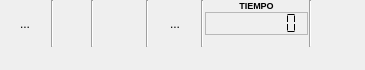
<?xml version="1.0" encoding="UTF-8"?>
<ui version="4.0">
 <class>dockIndicadores</class>
 <widget class="QDockWidget" name="dockIndicadores">
  <property name="geometry">
   <rect>
    <x>0</x>
    <y>0</y>
    <width>365</width>
    <height>70</height>
   </rect>
  </property>
  <property name="sizePolicy">
   <sizepolicy hsizetype="Fixed" vsizetype="Fixed">
    <horstretch>0</horstretch>
    <verstretch>0</verstretch>
   </sizepolicy>
  </property>
  <property name="minimumSize">
   <size>
    <width>80</width>
    <height>38</height>
   </size>
  </property>
  <property name="maximumSize">
   <size>
    <width>524287</width>
    <height>524287</height>
   </size>
  </property>
  <property name="autoFillBackground">
   <bool>true</bool>
  </property>
  <property name="floating">
   <bool>true</bool>
  </property>
  <property name="features">
   <set>QDockWidget::AllDockWidgetFeatures</set>
  </property>
  <property name="windowTitle">
   <string>Indicadores de Estado</string>
  </property>
  <widget class="QWidget" name="dockWidgetContents">
   <widget class="QWidget" name="layoutWidget">
    <property name="geometry">
     <rect>
      <x>0</x>
      <y>0</y>
      <width>361</width>
      <height>47</height>
     </rect>
    </property>
    <layout class="QHBoxLayout" name="horizontalLayout">
     <property name="spacing">
      <number>1</number>
     </property>
     <item>
      <widget class="QToolButton" name="btnConfiguraciones">
       <property name="maximumSize">
        <size>
         <width>50</width>
         <height>45</height>
        </size>
       </property>
       <property name="toolTip">
        <string>&lt;html&gt;&lt;head/&gt;&lt;body&gt;&lt;p&gt;Configuraciones&lt;/p&gt;&lt;/body&gt;&lt;/html&gt;</string>
       </property>
       <property name="text">
        <string>...</string>
       </property>
       <property name="icon">
        <iconset resource="images.qrc">
         <normaloff>:/imagenes/Gear.ico</normaloff>:/imagenes/Gear.ico</iconset>
       </property>
       <property name="iconSize">
        <size>
         <width>50</width>
         <height>45</height>
        </size>
       </property>
       <property name="autoRaise">
        <bool>true</bool>
       </property>
      </widget>
     </item>
     <item>
      <widget class="Line" name="line">
       <property name="orientation">
        <enum>Qt::Vertical</enum>
       </property>
      </widget>
     </item>
     <item>
      <widget class="QLabel" name="OctaveEstado">
       <property name="maximumSize">
        <size>
         <width>35</width>
         <height>35</height>
        </size>
       </property>
       <property name="toolTip">
        <string>&lt;html&gt;&lt;head/&gt;&lt;body&gt;&lt;p&gt;Octave&lt;/p&gt;&lt;/body&gt;&lt;/html&gt;</string>
       </property>
       <property name="text">
        <string/>
       </property>
       <property name="pixmap">
        <pixmap resource="images.qrc">:/imagenes/logoOctave.png</pixmap>
       </property>
       <property name="scaledContents">
        <bool>true</bool>
       </property>
      </widget>
     </item>
     <item>
      <widget class="Line" name="line_4">
       <property name="lineWidth">
        <number>1</number>
       </property>
       <property name="orientation">
        <enum>Qt::Vertical</enum>
       </property>
      </widget>
     </item>
     <item>
      <widget class="QToolButton" name="btnStopOctave">
       <property name="maximumSize">
        <size>
         <width>50</width>
         <height>45</height>
        </size>
       </property>
       <property name="text">
        <string/>
       </property>
       <property name="icon">
        <iconset resource="images.qrc">
         <normaloff>:/imagenes/stop.png</normaloff>:/imagenes/stop.png</iconset>
       </property>
       <property name="iconSize">
        <size>
         <width>50</width>
         <height>45</height>
        </size>
       </property>
       <property name="autoRaise">
        <bool>true</bool>
       </property>
      </widget>
     </item>
     <item>
      <widget class="Line" name="line_5">
       <property name="orientation">
        <enum>Qt::Vertical</enum>
       </property>
      </widget>
     </item>
     <item>
      <widget class="QToolButton" name="toolButton_2">
       <property name="maximumSize">
        <size>
         <width>50</width>
         <height>45</height>
        </size>
       </property>
       <property name="text">
        <string>...</string>
       </property>
       <property name="icon">
        <iconset resource="images.qrc">
         <normaloff>:/imagenes/start.png</normaloff>:/imagenes/start.png</iconset>
       </property>
       <property name="iconSize">
        <size>
         <width>50</width>
         <height>45</height>
        </size>
       </property>
       <property name="autoRaise">
        <bool>true</bool>
       </property>
      </widget>
     </item>
     <item>
      <widget class="Line" name="line_2">
       <property name="orientation">
        <enum>Qt::Vertical</enum>
       </property>
      </widget>
     </item>
     <item>
      <layout class="QFormLayout" name="formLayout">
       <item row="1" column="0" colspan="2">
        <widget class="QLCDNumber" name="lcdNumber">
         <property name="minimumSize">
          <size>
           <width>0</width>
           <height>0</height>
          </size>
         </property>
         <property name="font">
          <font>
           <pointsize>6</pointsize>
           <weight>50</weight>
           <bold>false</bold>
          </font>
         </property>
         <property name="layoutDirection">
          <enum>Qt::LeftToRight</enum>
         </property>
         <property name="autoFillBackground">
          <bool>true</bool>
         </property>
         <property name="styleSheet">
          <string notr="true"/>
         </property>
         <property name="frameShape">
          <enum>QFrame::StyledPanel</enum>
         </property>
         <property name="frameShadow">
          <enum>QFrame::Raised</enum>
         </property>
         <property name="lineWidth">
          <number>1</number>
         </property>
         <property name="midLineWidth">
          <number>0</number>
         </property>
         <property name="smallDecimalPoint">
          <bool>false</bool>
         </property>
         <property name="digitCount">
          <number>8</number>
         </property>
         <property name="segmentStyle">
          <enum>QLCDNumber::Flat</enum>
         </property>
        </widget>
       </item>
       <item row="0" column="0" colspan="2">
        <widget class="QLabel" name="label">
         <property name="font">
          <font>
           <pointsize>7</pointsize>
           <weight>75</weight>
           <bold>true</bold>
          </font>
         </property>
         <property name="text">
          <string>TIEMPO</string>
         </property>
         <property name="scaledContents">
          <bool>false</bool>
         </property>
         <property name="alignment">
          <set>Qt::AlignCenter</set>
         </property>
        </widget>
       </item>
      </layout>
     </item>
     <item>
      <widget class="Line" name="line_3">
       <property name="orientation">
        <enum>Qt::Vertical</enum>
       </property>
      </widget>
     </item>
     <item>
      <widget class="QToolButton" name="toolButton">
       <property name="sizePolicy">
        <sizepolicy hsizetype="Fixed" vsizetype="Fixed">
         <horstretch>0</horstretch>
         <verstretch>0</verstretch>
        </sizepolicy>
       </property>
       <property name="minimumSize">
        <size>
         <width>20</width>
         <height>20</height>
        </size>
       </property>
       <property name="maximumSize">
        <size>
         <width>16777215</width>
         <height>16777215</height>
        </size>
       </property>
       <property name="toolTip">
        <string>&lt;html&gt;&lt;head/&gt;&lt;body&gt;&lt;p&gt;Salir&lt;/p&gt;&lt;/body&gt;&lt;/html&gt;</string>
       </property>
       <property name="text">
        <string/>
       </property>
       <property name="icon">
        <iconset resource="images.qrc">
         <normaloff>:/imagenes/closeAll.png</normaloff>:/imagenes/closeAll.png</iconset>
       </property>
       <property name="iconSize">
        <size>
         <width>40</width>
         <height>40</height>
        </size>
       </property>
       <property name="autoRaise">
        <bool>true</bool>
       </property>
      </widget>
     </item>
    </layout>
   </widget>
  </widget>
 </widget>
 <resources>
  <include location="images.qrc"/>
 </resources>
 <connections/>
</ui>
